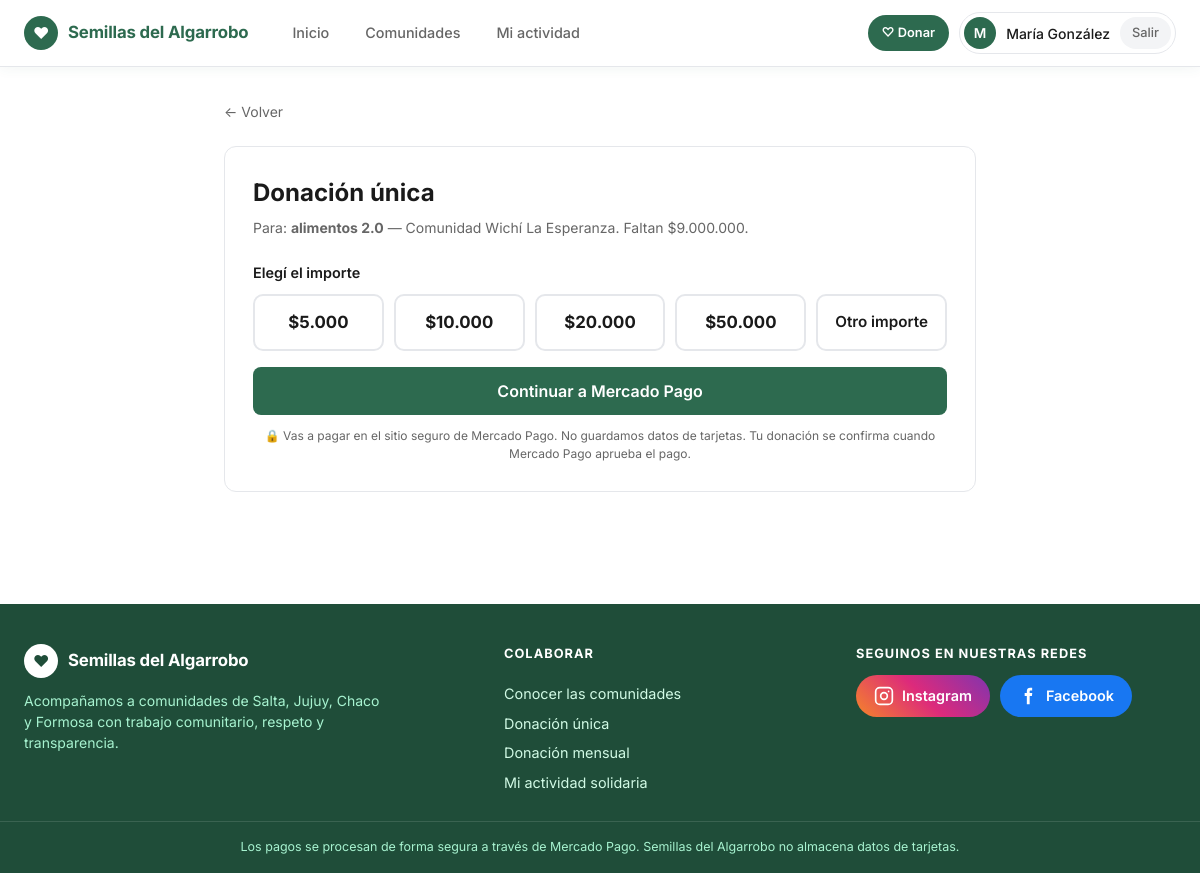
/donar/unica/?necesidad=6 (signed in), run on the app's committed database.
### accounts/models.py (models this page shows, shortened)
class User(AbstractUser):
    class AccountType(models.TextChoices):
        DONANTE = 'donante', 'Donante'
        COMUNIDAD = 'comunidad', 'Comunidad'
    display_name = models.CharField('nombre', max_length=150, blank=True)
    account_type = models.CharField(
        'tipo de cuenta',
        max_length=20,
        choices=AccountType.choices,
        default=AccountType.DONANTE,
    )
    class Meta:
        verbose_name = 'usuario'
        verbose_name_plural = 'usuarios'
    def get_display_name(self):
        return self.display_name or self.username
    @property
    def is_community(self):
        return self.account_type == self.AccountType.COMUNIDAD
    @property
    def avatar_initial(self):
        name = self.get_display_name()
        return name[0].upper() if name else 'U'

### communities/models.py (models this page shows, shortened)
class Need(models.Model):
    class Category(models.TextChoices):
        ALIMENTOS = 'Alimentos', 'Alimentos'
        AGUA = 'Agua', 'Agua'
        SALUD = 'Salud', 'Salud'
        ROPA = 'Ropa', 'Ropa'
        EDUCACION = 'Educación', 'Educación'
        VIVIENDA = 'Vivienda', 'Vivienda'
        OTRO = 'Otro', 'Otro'
    class Status(models.TextChoices):
        ACTIVE = 'activa', 'Activa'
        COMPLETED = 'completada', 'Completada'
        CANCELLED = 'cancelada', 'Cancelada'
    community = models.ForeignKey(
        Community,
        on_delete=models.CASCADE,
        related_name='needs',
        verbose_name='comunidad',
    )
    title = models.CharField('título', max_length=200)
    description = models.TextField('descripción')
    category = models.CharField('categoría', max_length=50, choices=Category.choices)
    target_amount = models.DecimalField('monto objetivo', max_digits=12, decimal_places=2)
    is_urgent = models.BooleanField('urgente', default=False)
    status = models.CharField(
        'estado',
        max_length=20,
        choices=Status.choices,
        default=Status.ACTIVE,
    )
    created_at = models.DateTimeField(auto_now_add=True)
    updated_at = models.DateTimeField(auto_now=True)
    class Meta:
        verbose_name = 'necesidad'
        verbose_name_plural = 'necesidades'
        ordering = ['-is_urgent', '-created_at']
    @property
    def raised_amount(self):
        total = self.donations.aggregate(total=Sum('amount'))['total']
        return total or Decimal('0')
    @property
    def remaining_amount(self):
        return max(self.target_amount - self.raised_amount, Decimal('0'))

class Community(models.Model):
    class Province(models.TextChoices):
        SALTA = 'Salta', 'Salta'
        JUJUY = 'Jujuy', 'Jujuy'
        CHACO = 'Chaco', 'Chaco'
        FORMOSA = 'Formosa', 'Formosa'
    owner = models.OneToOneField(
        settings.AUTH_USER_MODEL,
        on_delete=models.CASCADE,
        related_name='community_profile',
        verbose_name='usuario responsable',
        null=True,
        blank=True,
    )
    name = models.CharField('nombre', max_length=200)
    description = models.TextField('descripción')
    province = models.CharField('provincia', max_length=50, choices=Province.choices)
    population = models.PositiveIntegerField('población')
    location = models.CharField(
        'ubicación general', max_length=200, blank=True,
        help_text='Ej: "Paraje El Algarrobo, departamento San Martín". Sin direcciones exactas.',
    )
    email = models.EmailField('email de contacto')
    image = models.ImageField(
        'imagen (anterior)', upload_to='communities/', blank=True, null=True,
        help_text='Campo anterior. Para nuevas fotos usá la galería de abajo.',
    )
    image_url = models.CharField(
        'URL de imagen', max_length=500, blank=True,
        help_text='Opcional. Se usa solo si la comunidad no tiene fotos en la galería.',
    )
    is_featured = models.BooleanField(
        'destacar en el inicio', default=False,
        help_text='Si está marcada, se muestra como comunidad destacada antes que el cálculo automático de prioridad.',
    )
    is_active = models.BooleanField('activa', default=True)
    created_at = models.DateTimeField(auto_now_add=True)
    class Meta:
        verbose_name = 'comunidad'
        verbose_name_plural = 'comunidades'
        ordering = ['name']

### donations/views.py (the view, shortened to what this page needs)
# urls.py: path('unica/', views.one_time, name='one_time'),
@login_required
@require_http_methods(['GET', 'POST'])
def one_time(request):
    community, need = _context_target(request)
    initial = {'community': community, 'need': need, 'amount_choice': None}
    form = OneTimeDonationForm(request.POST or None, initial=initial)
    return render(request, 'donations/one_time.html', {
        'form': form,
        'community': community,
        'need': need,
        'other_value': OTHER,
    })

### config/context_processors.py (called while the page is built)
def site(request):
    return {
        'SITE_NAME': settings.SITE_NAME,
        'SOCIAL_LINKS': settings.SOCIAL_LINKS,
    }

### donations/forms.py (called while the page is built)
def preset_choices():
    choices = [(str(int(amount)), f'${amount:,.0f}'.replace(',', '.')) for amount in settings.DONATION_PRESET_AMOUNTS]
    return choices + [(OTHER, 'Otro importe')]

### donations/views.py (called while the page is built)
def _context_target(request):
    community = need = None
    need_id = request.GET.get('necesidad') or request.POST.get('need')
    community_id = request.GET.get('comunidad') or request.POST.get('community')
    if need_id and str(need_id).isdigit():
        need = Need.objects.filter(pk=need_id, status=Need.Status.ACTIVE, community__is_active=True) \
            .select_related('community').first()
        community = need.community if need else None
    if community is None and community_id and str(community_id).isdigit():
        community = Community.objects.filter(pk=community_id, is_active=True).first()
    return community, need

### templates/donations/one_time.html (shortened to what this page needs)
{% extends 'includes/navbar.html' %}
{% load humanize %}
{% block content %}
<main class="page-content page-narrow">
    <a href="{% url 'donations:start' %}{% if need %}?necesidad={{ need.pk }}{% elif community %}?comunidad={{ community.pk }}{% endif %}" class="back-link">← Volver</a>
    <div class="form-card">
        <div class="form-card-header">
            <h1 class="form-title">Donación única</h1>
            {% if need %}
            <p>Para: <strong>{{ need.title }}</strong> — {{ community.name }}. Faltan ${{ need.remaining_amount|floatformat:0|intcomma }}.</p>
            {% elif community %}
            <p>Para: <strong>{{ community.name }}</strong></p>
            {% else %}
            <p>Tu aporte acompaña el trabajo de {{ SITE_NAME }} con las comunidades.</p>
            {% endif %}
        </div>
        <form method="post" class="donation-form" novalidate>
            <fieldset class="amount-fieldset">
                <legend>Elegí el importe</legend>
                <div class="amount-options">
                    {% for radio in form.amount_choice %}
                    <label class="amount-option {% if radio.data.value == other_value %}amount-option-other{% endif %}">
                        <span>{{ radio.choice_label }}</span>
                    </label>
                    {% endfor %}
                </div>
            </fieldset>
            <button type="submit" class="btn btn-brand btn-full btn-lg">Continuar a Mercado Pago</button>
            <p class="help-text center secure-note">
                🔒 Vas a pagar en el sitio seguro de Mercado Pago. No guardamos datos de tarjetas.
                Tu donación se confirma cuando Mercado Pago aprueba el pago.
            </p>
        </form>
    </div>
</main>
{% endblock %}

### templates/includes/navbar.html (shortened to what this page needs)
{% extends 'base.html' %}
{% block body %}
<header class="navbar">
    <div class="navbar-inner">
        <div class="navbar-left">
            <a href="{% url 'home' %}" class="brand">
                <span class="brand-icon" aria-hidden="true">♥</span>
                {{ SITE_NAME }}
            </a>
            <nav class="nav-links" aria-label="Principal">
                {% with current=request.resolver_match.url_name %}
                <a href="{% url 'home' %}" class="nav-btn {% if current == 'home' %}active{% endif %}">Inicio</a>
                <a href="{% url 'communities:list' %}" class="nav-btn {% if current == 'list' or current == 'detail' %}active{% endif %}">Comunidades</a>
                {% if user.is_authenticated %}
                <a href="{% url 'donations:my_activity' %}" class="nav-btn {% if current == 'my_activity' %}active{% endif %}">Mi actividad</a>
                {% endif %}
                {% endwith %}
            </nav>
        </div>
        <div class="navbar-right">
            <a href="{% url 'donations:start' %}" class="btn btn-brand btn-sm nav-donate">♡ Donar</a>
            {% if user.is_authenticated %}
            <div class="user-menu">
                <div class="user-avatar" aria-hidden="true">{{ user.avatar_initial }}</div>
                <span class="user-name">{{ user.get_display_name }}</span>
                <a href="{% url 'accounts:logout' %}" class="logout-link" title="Cerrar sesión">Salir</a>
            </div>
            {% else %}
            <a href="{% url 'accounts:login' %}?next={{ request.get_full_path|urlencode }}" class="logout-link">Ingresar</a>
            {% endif %}
        </div>
    </div>
</header>
<div id="contenido">
{% block content %}{% endblock %}
</div>
{% include 'includes/footer.html' %}
{% endblock %}

### static/css/styles.css (style rules this page uses)
:root { --green-bg: #d4ebe3; --green-brand: #2d6a4f; --dark: #0a0c10; --text: #1a1a1a; --text-muted: #666; --border: #e5e7eb; --bg-input: #f3f4f6; --white: #fff; --red: #dc2626; --orange: #ea580c; --pink: #db2777; --blue: #2563eb; --yellow-bg: #fef9c3; --yellow-border: #fde047; --blue-bg: #eff6ff; --radius: 12px; --shadow: 0 4px 24px rgba(0,0,0,.08); }
* { box-sizing: border-box; margin: 0; padding: 0; }
body { font-family: 'Inter', -apple-system, BlinkMacSystemFont, sans-serif; color: var(--text); background: var(--white); line-height: 1.5; }
.btn { display: inline-flex; align-items: center; justify-content: center; gap: 8px; padding: 12px 20px; border-radius: 8px; font-size: 0.9rem; font-weight: 600; font-family: inherit; cursor: pointer; border: none; text-decoration: none; transition: opacity .2s; }
.btn-full { width: 100%; }
.btn-sm { padding: 8px 14px; font-size: 0.8rem; }
.navbar { background: rgba(255, 255, 255, .92); -webkit-backdrop-filter: saturate(180%) blur(10px); backdrop-filter: saturate(180%) blur(10px); border-bottom: 1px solid var(--border); box-shadow: 0 2px 12px rgba(45, 106, 79, .06); position: sticky; top: 0; z-index: 100; }
.navbar-inner { max-width: 1200px; margin: 0 auto; padding: 12px 24px; display: flex; align-items: center; justify-content: space-between; gap: 16px; }
.navbar-left { display: flex; align-items: center; gap: 28px; min-width: 0; }
.brand { display: flex; align-items: center; gap: 10px; text-decoration: none; color: var(--green-brand); font-weight: 700; font-size: 1.05rem; letter-spacing: -0.01em; white-space: nowrap; }
.brand-icon { width: 34px; height: 34px; border-radius: 50%; background: var(--green-brand); color: var(--white); display: inline-flex; align-items: center; justify-content: center; font-size: 1rem; line-height: 1; }
.nav-links { display: flex; gap: 4px; }
.nav-btn { padding: 8px 16px; border-radius: 999px; text-decoration: none; color: var(--text-muted); font-size: 0.9rem; font-weight: 500; white-space: nowrap; transition: background .15s, color .15s; }
.user-menu { display: flex; align-items: center; gap: 10px; padding: 4px 4px 4px 4px; border: 1px solid var(--border); border-radius: 999px; background: var(--white); }
.user-avatar { width: 32px; height: 32px; border-radius: 50%; background: var(--green-brand); display: flex; align-items: center; justify-content: center; font-weight: 600; color: var(--white); font-size: 0.85rem; flex-shrink: 0; }
.user-name { font-size: 0.875rem; font-weight: 500; max-width: 160px; overflow: hidden; text-overflow: ellipsis; white-space: nowrap; }
.logout-link { font-size: 0.8rem; font-weight: 500; color: var(--text-muted); text-decoration: none; padding: 6px 12px; border-radius: 999px; background: var(--bg-input); transition: background .15s, color .15s; }
.page-content { max-width: 1200px; margin: 0 auto; padding: 32px 24px 64px; }
.page-narrow { max-width: 800px; }
.back-link { display: inline-flex; align-items: center; gap: 6px; color: var(--text-muted); text-decoration: none; font-size: 0.875rem; margin-bottom: 24px; }
.form-card { border: 1px solid var(--border); border-radius: var(--radius); padding: 28px; margin-bottom: 24px; }
.form-card-header { margin-bottom: 24px; }
.form-card-header p { color: var(--text-muted); font-size: 0.875rem; }
.help-text { font-size: 0.75rem; color: var(--text-muted); margin-top: 8px; }
:root { --green-dark: #1f4d39; --green-soft: #ecf6f1; --amber: #d97706; --amber-bg: #fffbeb; --success: #15803d; --success-bg: #f0fdf4; }
.center { text-align: center; }
.btn-brand { background: var(--green-brand); color: var(--white); }
.btn-lg { padding: 14px 24px; font-size: 1rem; }
.navbar-right { display: flex; align-items: center; gap: 10px; }
.nav-donate { border-radius: 999px; white-space: nowrap; }
.form-title { font-size: 1.5rem; margin-bottom: 6px; }
.amount-fieldset { border: 0; margin-bottom: 16px; }
.amount-fieldset legend { font-weight: 600; font-size: 0.9rem; margin-bottom: 10px; }
.amount-options { display: grid; grid-template-columns: repeat(auto-fit, minmax(120px, 1fr)); gap: 10px; }
.amount-option { position: relative; display: flex; align-items: center; justify-content: center; border: 2px solid var(--border); border-radius: 10px; padding: 14px 10px; font-weight: 700; font-size: 1.05rem; cursor: pointer; background: var(--white); }
.amount-option-other { font-weight: 600; font-size: 0.95rem; }
.secure-note { margin-top: 12px; }

### data on the page
User: avatar_initial "M", get_display_name "María González"
Need: title "alimentos 2.0", remaining_amount "9.000.000"
Community: name "Comunidad Wichí La Esperanza"

### other printed values
{{ SITE_NAME }} "Semillas del Algarrobo"
{{ radio.choice_label }} "$5.000" "$10.000" "$20.000" "$50.000" "Otro importe"
